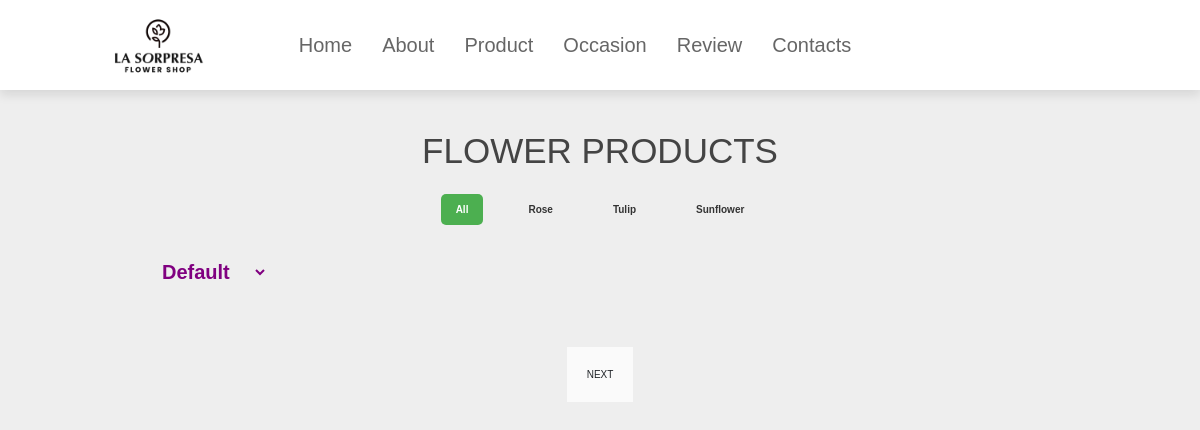
The app's page /users/products.php (signed in) with its own data.
### tables this page shows
CREATE TABLE `end_category` (
  `ecat_id` int(11) NOT NULL,
  `ecat_name` varchar(255) NOT NULL,
  `mcat_id` int(11) NOT NULL
);

### users/products.php (the view, shortened to what this page needs)
<?php require_once('header.php'); ?>
<link rel="stylesheet" href="../css/product.css">
<header>
    <img src="../images/logo.png" alt="" class="logos" href="">
    <nav class="navbar">
        <a href="#home">Home</a>
        <a href="#about">About</a>
        <a href="products.php">Product</a>
        <a href="#occasion">Occasion</a>
        <a href="#review">Review</a>
        <a href="#contacts">Contacts</a>
    </nav>
    <div class="icons">
    </div>
</header>
<section>
   <div class="container">
      <h3 class="title"> Flower products </h3>
      <?php
$statement = $pdo->prepare("
    SELECT *
    FROM end_category t1
    JOIN mid_category t2
    ON t1.mcat_id = t2.mcat_id
    WHERE t1.mcat_id = 3 /* Only get categories for the mid-category with ID 3 */
    ORDER BY t1.ecat_id ASC
");
$statement->execute();
$result = $statement->fetchAll(PDO::FETCH_ASSOC);
?>
<ul class="indicator">
    <li data-filter="all" class="active">
        <a href="#" onclick="filterProducts('all')">All</a>
    </li>
    <?php
    if (!empty($result) && is_array($result)) {
        foreach ($result as $row) {
            echo '<li data-filter="' . htmlspecialchars($row['ecat_id']) . '">
                    <a href="#" onclick="filterProducts(' . htmlspecialchars($row['ecat_id']) . ')">' . htmlspecialchars($row['ecat_name']) . '</a>
                  </li>';
        }
    } else {
        echo '<li>No categories available.</li>';
    }
    ?>
</ul>
      <div class="filter-condition">
         <select name="" id="select">
            <option value="Default">Default</option>
         </select>
      </div>
   <ul class="listPage">
   </ul>
</section>
</body>
</html>

### css/style.css (style rules this page uses)
* { font-family: "Ubuntu", sans-serif; margin: 0; padding: 0; box-sizing: border-box; }
:root { --blue: #dd91ad; --white: #e9e9e9; --gray: #f5f5f5; --black1: #222; --black2: #999; }
.container { position: relative; width: 100%; }

### css/product.css (style rules this page uses)
:root { --pink: #e84393; }
* { margin: 0; padding: 0; font-family: Verdana, Geneva, Tahoma, sans-serif; outline: none; border: none; text-decoration: none; text-transform: capitalize; transition: .2s linear; }
html { font-size: 62.5%; scroll-behavior: smooth; scroll-padding-top: 6rem; overflow-x: hidden; }
section { padding: 2rem 9%; }
.indicator { list-style: none; padding: 0; display: flex; justify-content: center; margin: 20px 0; }
.indicator li { margin: 0 15px; cursor: pointer; transition: all 0.3s ease; }
.indicator li a { text-decoration: none; color: #333; font-weight: bold; padding: 10px 15px; border-radius: 5px; }
.indicator li.active a { background-color: #4CAF50; color: white; }
header { position: fixed; top: 0; left: 0; right: 0; background: #fff; padding: 2rem 9%; display: flex; align-items: center; justify-content: space-between; z-index: 1000; box-shadow: 0 .5rem 1rem rgba(0, 0, 0, .1); }
header .navbar a { font-size: 2rem; padding:0 1.5rem; color: #666; }
* { font-family: 'Nunito', sans-serif; margin:0; padding:0; box-sizing: border-box; outline: none; border:none; text-decoration: none; transition: all .2s linear; text-transform: capitalize; }
.logos { width: 10rem; margin-top: -2rem; margin-bottom: -3rem; }
html { font-size: 62.5%; overflow-x: hidden; }
.container { max-width: 1300px; margin:0 auto; padding:3rem 2rem; }
.container .title { font-size: 3.5rem; color:#444; margin-bottom: 3rem; text-transform: uppercase; text-align: center; padding-top: 8rem; }
.filter-condition { padding: 20px; height: 100px; font-size: 20px; font-weight: bold; }
.filter-condition select { width: 120px; padding: 0 0 0 10px; border: none; outline: none; font-weight: bold; color: purple; background: transparent; cursor: pointer; }
.listPage { padding:10px; text-align: center; list-style: none; }

### records on screen
end_category: ecat_name "Rose"
end_category: ecat_name "Tulip"
end_category: ecat_name "Sunflower"
